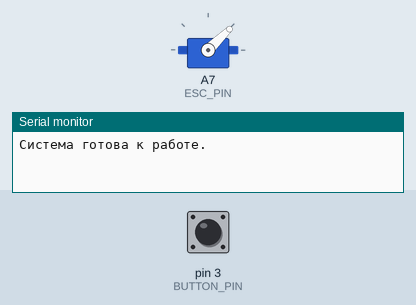
Simulated run of this sketch. Board: Arduino Nano, built with avr-gcc and run on an emulated ATmega328P. Parts: servo, the last lines printed to the serial monitor. The inputs (shaded band) are chosen by the test bench; at power-on: pin 3 (BUTTON_PIN) HIGH.

Above: at 1.2 s.
1.3 s: pin 3 (BUTTON_PIN) pulled LOW for 0.15 s
At 2.98 s:
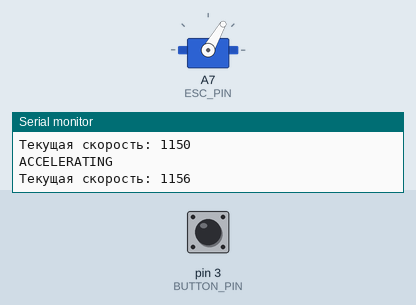
4.4 s: pin 3 (BUTTON_PIN) pulled LOW for 1 s
7.4 s: pin 3 (BUTTON_PIN) pulled LOW for 1 s
At 10.79 s:
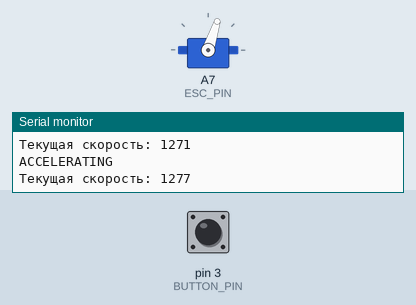
11.4 s: pin 3 (BUTTON_PIN) pulled LOW for 3.2 s
Timing chart, 0 to 15.7 s (numbered marks = the images above; inputs shaded):
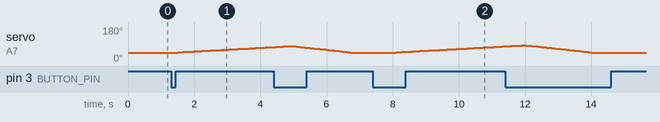

The sketch:

Fin_kv_button_only.ino
```cpp
#include <Servo.h>

// Пины для кнопки и ESC
#define BUTTON_PIN 3
#define ESC_PIN A7

// Переменные для состояния системы
enum TestState {
  IDLE,
  ACCELERATING,
  HOLDING,
  DECELERATING,
  ABORTING
};
TestState currentState = IDLE;

Servo esc; // Создаем объект Servo для ESC
unsigned long lastButtonPress = 0;
unsigned long stateChangeTime = 0;

const int throttleMin = 1000; // Минимальный сигнал для ESC (0%)
const int throttleMax = 2000; // Максимальный сигнал для ESC (100%)
int currentThrottle = throttleMin;

bool buttonPressed = false;

void setup() {
  Serial.begin(9600);

  // Настройка кнопки и ESC
  pinMode(BUTTON_PIN, INPUT_PULLUP);  // Используем внутренний подтягивающий резистор
  esc.attach(ESC_PIN);
  esc.writeMicroseconds(throttleMin); // Инициализируем ESC с минимальным значением

  Serial.println("Система готова к работе.");
}

void loop() {
  unsigned long currentMillis = millis();

  // Проверка кнопки
  if (digitalRead(BUTTON_PIN) == LOW && currentMillis - lastButtonPress > 500) {
    buttonPressed = !buttonPressed;
    lastButtonPress = currentMillis;

    if (buttonPressed && currentState == IDLE) {
      currentState = ACCELERATING;
      stateChangeTime = currentMillis;
      Serial.println("Запуск теста...");
    } else if (buttonPressed && currentState != IDLE) {
      currentState = ABORTING;  // Прерывание теста
      Serial.println("Прерывание теста...");
    }
  }

  // Обработка состояний
  switch (currentState) {
    case ACCELERATING:
      Serial.println("ACCELERATING");
      if (currentMillis - stateChangeTime < 10000) {  // Плавное увеличение скорости за 10 секунд
        int elapsedTime = currentMillis - stateChangeTime;
        currentThrottle = map(elapsedTime, 0, 10000, throttleMin, throttleMax);
        esc.writeMicroseconds(currentThrottle);
        Serial.print("Текущая скорость: ");
        Serial.println(currentThrottle);
      } else {
        currentState = HOLDING;
        stateChangeTime = currentMillis;
        Serial.println("Максимальная скорость достигнута. Удержание скорости...");
      }
      break;

    case HOLDING:
      Serial.println("HOLDING");
      if (currentMillis - stateChangeTime < 5000) {  // Держим максимальные обороты в течение 5 секунд
        esc.writeMicroseconds(throttleMax);
      } else {
        currentState = DECELERATING;
        stateChangeTime = currentMillis;
        Serial.println("Снижение оборотов...");
      }
      break;

    case DECELERATING:
      Serial.println("DECELERATING");
      if (currentMillis - stateChangeTime < 10000) {  // Плавное снижение скорости в течение 10 секунд
        int elapsedTime = currentMillis - stateChangeTime;
        currentThrottle = map(elapsedTime, 0, 10000, throttleMax, throttleMin);
        esc.writeMicroseconds(currentThrottle);
        Serial.print("Текущая скорость: ");
        Serial.println(currentThrottle);
      } else {
        currentState = IDLE;
        Serial.println("Тест завершен. Возвращение в состояние IDLE.");
      }
      break;

    case ABORTING:
      Serial.println("ABORTING");
      if (currentThrottle > throttleMin) {
        currentThrottle -= 10;  // Плавное снижение скорости
        esc.writeMicroseconds(currentThrottle);
        Serial.print("Плавное снижение: ");
        Serial.println(currentThrottle);
      } else {
        currentState = IDLE;
        Serial.println("Тест прерван. Возвращение в состояние IDLE.");
      }
      break;

    case IDLE:
      esc.writeMicroseconds(throttleMin);  // Двигатель на холостом ходу
      break;
  }
}
```

Measured:
- after the input at 1.3 s, servo on A7 (ESC_PIN): moves from 44° to 74° over 3.0 s, starting after 0.09 s
- after the input at 7.4 s, servo on A7 (ESC_PIN): moves from 44° to 77° over 3.3 s, starting after 0.59 s
